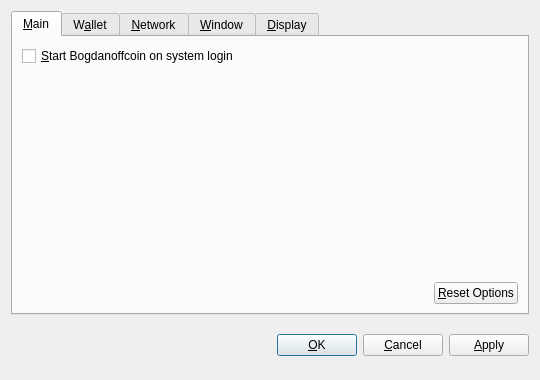
<?xml version="1.0" encoding="UTF-8"?>
<ui version="4.0">
 <class>OptionsDialog</class>
 <widget class="QDialog" name="OptionsDialog">
  <property name="geometry">
   <rect>
    <x>0</x>
    <y>0</y>
    <width>540</width>
    <height>380</height>
   </rect>
  </property>
  <property name="windowTitle">
   <string>Options</string>
  </property>
  <property name="modal">
   <bool>true</bool>
  </property>
  <layout class="QVBoxLayout" name="verticalLayout">
   <item>
    <widget class="QTabWidget" name="tabWidget">
     <property name="tabPosition">
      <enum>QTabWidget::North</enum>
     </property>
     <property name="currentIndex">
      <number>0</number>
     </property>
     <widget class="QWidget" name="tabMain">
      <attribute name="title">
       <string>&amp;Main</string>
      </attribute>
      <layout class="QVBoxLayout" name="verticalLayout_Main">
       <item>
        <widget class="QCheckBox" name="bitcoinAtStartup">
         <property name="toolTip">
          <string>Automatically start Bogdanoffcoin after logging in to the system.</string>
         </property>
         <property name="text">
          <string>&amp;Start Bogdanoffcoin on system login</string>
         </property>
        </widget>
       </item>
       <item>
        <spacer name="verticalSpacer_Main">
         <property name="orientation">
          <enum>Qt::Vertical</enum>
         </property>
         <property name="sizeHint" stdset="0">
          <size>
           <width>20</width>
           <height>40</height>
          </size>
         </property>
        </spacer>
       </item>
       <item>
        <layout class="QHBoxLayout" name="horizontalLayout_2_Main">
         <item>
          <spacer name="horizontalSpacer_2_Main">
           <property name="orientation">
            <enum>Qt::Horizontal</enum>
           </property>
           <property name="sizeHint" stdset="0">
            <size>
             <width>40</width>
             <height>20</height>
            </size>
           </property>
          </spacer>
         </item>
         <item>
          <widget class="QPushButton" name="resetButton">
           <property name="toolTip">
            <string>Reset all client options to default.</string>
           </property>
           <property name="text">
            <string>&amp;Reset Options</string>
           </property>
           <property name="autoDefault">
            <bool>false</bool>
           </property>
          </widget>
         </item>
        </layout>
       </item>
      </layout>
     </widget>
     <widget class="QWidget" name="tabWallet">
      <attribute name="title">
       <string>W&amp;allet</string>
      </attribute>
      <layout class="QVBoxLayout" name="verticalLayout_Network">
       <item>
        <widget class="QLabel" name="transactionFeeInfoLabel">
         <property name="text">
          <string>Optional transaction fee per kB that helps make sure your transactions are processed quickly. Most transactions are 1 kB.</string>
         </property>
         <property name="textFormat">
          <enum>Qt::PlainText</enum>
         </property>
         <property name="wordWrap">
          <bool>true</bool>
         </property>
        </widget>
       </item>
       <item>
        <layout class="QHBoxLayout" name="horizontalLayout_1_Main">
         <item>
          <widget class="QLabel" name="transactionFeeLabel">
           <property name="text">
            <string>Pay transaction &amp;fee</string>
           </property>
           <property name="textFormat">
            <enum>Qt::PlainText</enum>
           </property>
           <property name="buddy">
            <cstring>transactionFee</cstring>
           </property>
          </widget>
         </item>
         <item>
          <widget class="BitcoinAmountField" name="transactionFee"/>
         </item>
         <item>
          <spacer name="horizontalSpacer_1_Main">
           <property name="orientation">
            <enum>Qt::Horizontal</enum>
           </property>
           <property name="sizeHint" stdset="0">
            <size>
             <width>40</width>
             <height>20</height>
            </size>
           </property>
          </spacer>
         </item>
        </layout>
       </item>
       <item>
        <widget class="QLabel" name="label">
         <property name="text">
          <string>If you disable the spending of unconfirmed change, the change from a transaction cannot be used until that transaction has at least one confirmation. This also affects how your balance is computed.</string>
         </property>
         <property name="wordWrap">
          <bool>true</bool>
         </property>
        </widget>
       </item>
       <item>
        <widget class="QCheckBox" name="spendZeroConfChange">
         <property name="text">
          <string>Spend unconfirmed change  (experts only)</string>
         </property>
        </widget>
       </item>
       <item>
        <spacer name="verticalSpacer">
         <property name="orientation">
          <enum>Qt::Vertical</enum>
         </property>
         <property name="sizeHint" stdset="0">
          <size>
           <width>20</width>
           <height>40</height>
          </size>
         </property>
        </spacer>
       </item>
      </layout>
     </widget>
     <widget class="QWidget" name="tabNetwork">
      <attribute name="title">
       <string>&amp;Network</string>
      </attribute>
      <layout class="QVBoxLayout" name="verticalLayout_Network">
       <item>
        <widget class="QCheckBox" name="mapPortUpnp">
         <property name="toolTip">
          <string>Automatically open the Bogdanoffcoin client port on the router. This only works when your router supports UPnP and it is enabled.</string>
         </property>
         <property name="text">
          <string>Map port using &amp;UPnP</string>
         </property>
        </widget>
       </item>
       <item>
        <widget class="QCheckBox" name="connectSocks">
         <property name="toolTip">
          <string>Connect to the Bogdanoffcoin network through a SOCKS proxy (e.g. when connecting through Tor).</string>
         </property>
         <property name="text">
          <string>&amp;Connect through SOCKS proxy:</string>
         </property>
        </widget>
       </item>
       <item>
        <layout class="QHBoxLayout" name="horizontalLayout_Network">
         <item>
          <widget class="QLabel" name="proxyIpLabel">
           <property name="text">
            <string>Proxy &amp;IP:</string>
           </property>
           <property name="textFormat">
            <enum>Qt::PlainText</enum>
           </property>
           <property name="buddy">
            <cstring>proxyIp</cstring>
           </property>
          </widget>
         </item>
         <item>
          <widget class="QValidatedLineEdit" name="proxyIp">
           <property name="maximumSize">
            <size>
             <width>140</width>
             <height>16777215</height>
            </size>
           </property>
           <property name="toolTip">
            <string>IP address of the proxy (e.g. 127.0.0.1)</string>
           </property>
          </widget>
         </item>
         <item>
          <widget class="QLabel" name="proxyPortLabel">
           <property name="text">
            <string>&amp;Port:</string>
           </property>
           <property name="textFormat">
            <enum>Qt::PlainText</enum>
           </property>
           <property name="buddy">
            <cstring>proxyPort</cstring>
           </property>
          </widget>
         </item>
         <item>
          <widget class="QLineEdit" name="proxyPort">
           <property name="maximumSize">
            <size>
             <width>55</width>
             <height>16777215</height>
            </size>
           </property>
           <property name="toolTip">
            <string>Port of the proxy (e.g. 9050)</string>
           </property>
          </widget>
         </item>
         <item>
          <widget class="QLabel" name="socksVersionLabel">
           <property name="text">
            <string>SOCKS &amp;Version:</string>
           </property>
           <property name="textFormat">
            <enum>Qt::PlainText</enum>
           </property>
           <property name="buddy">
            <cstring>socksVersion</cstring>
           </property>
          </widget>
         </item>
         <item>
          <widget class="QValueComboBox" name="socksVersion">
           <property name="toolTip">
            <string>SOCKS version of the proxy (e.g. 5)</string>
           </property>
          </widget>
         </item>
         <item>
          <spacer name="horizontalSpacer_Network">
           <property name="orientation">
            <enum>Qt::Horizontal</enum>
           </property>
           <property name="sizeHint" stdset="0">
            <size>
             <width>40</width>
             <height>20</height>
            </size>
           </property>
          </spacer>
         </item>
        </layout>
       </item>
       <item>
        <spacer name="verticalSpacer_Network">
         <property name="orientation">
          <enum>Qt::Vertical</enum>
         </property>
         <property name="sizeHint" stdset="0">
          <size>
           <width>20</width>
           <height>40</height>
          </size>
         </property>
        </spacer>
       </item>
      </layout>
     </widget>
     <widget class="QWidget" name="tabWindow">
      <attribute name="title">
       <string>&amp;Window</string>
      </attribute>
      <layout class="QVBoxLayout" name="verticalLayout_Window">
       <item>
        <widget class="QCheckBox" name="minimizeToTray">
         <property name="toolTip">
          <string>Show only a tray icon after minimizing the window.</string>
         </property>
         <property name="text">
          <string>&amp;Minimize to the tray instead of the taskbar</string>
         </property>
        </widget>
       </item>
       <item>
        <widget class="QCheckBox" name="minimizeOnClose">
         <property name="toolTip">
          <string>Minimize instead of exit the application when the window is closed. When this option is enabled, the application will be closed only after selecting Quit in the menu.</string>
         </property>
         <property name="text">
          <string>M&amp;inimize on close</string>
         </property>
        </widget>
       </item>
       <item>
        <spacer name="verticalSpacer_Window">
         <property name="orientation">
          <enum>Qt::Vertical</enum>
         </property>
         <property name="sizeHint" stdset="0">
          <size>
           <width>20</width>
           <height>40</height>
          </size>
         </property>
        </spacer>
       </item>
      </layout>
     </widget>
     <widget class="QWidget" name="tabDisplay">
      <attribute name="title">
       <string>&amp;Display</string>
      </attribute>
      <layout class="QVBoxLayout" name="verticalLayout_Display">
       <item>
        <layout class="QHBoxLayout" name="horizontalLayout_1_Display">
         <item>
          <widget class="QLabel" name="langLabel">
           <property name="text">
            <string>User Interface &amp;language:</string>
           </property>
           <property name="textFormat">
            <enum>Qt::PlainText</enum>
           </property>
           <property name="buddy">
            <cstring>lang</cstring>
           </property>
          </widget>
         </item>
         <item>
          <widget class="QValueComboBox" name="lang">
           <property name="toolTip">
            <string>The user interface language can be set here. This setting will take effect after restarting Bogdanoffcoin.</string>
           </property>
          </widget>
         </item>
        </layout>
       </item>
       <item>
        <layout class="QHBoxLayout" name="horizontalLayout_2_Display">
         <item>
          <widget class="QLabel" name="unitLabel">
           <property name="text">
            <string>&amp;Unit to show amounts in:</string>
           </property>
           <property name="textFormat">
            <enum>Qt::PlainText</enum>
           </property>
           <property name="buddy">
            <cstring>unit</cstring>
           </property>
          </widget>
         </item>
         <item>
          <widget class="QValueComboBox" name="unit">
           <property name="toolTip">
            <string>Choose the default subdivision unit to show in the interface and when sending coins.</string>
           </property>
          </widget>
         </item>
        </layout>
       </item>
       <item>
        <widget class="QCheckBox" name="displayAddresses">
         <property name="toolTip">
          <string>Whether to show Bogdanoffcoin addresses in the transaction list or not.</string>
         </property>
         <property name="text">
          <string>&amp;Display addresses in transaction list</string>
         </property>
        </widget>
       </item>
       <item>
        <widget class="QCheckBox" name="coinControlFeatures">
         <property name="toolTip">
          <string>Whether to show coin control features or not.</string>
         </property>
         <property name="text">
          <string>Display coin &amp;control features (experts only!)</string>
         </property>
        </widget>
       </item>
       <item>
        <spacer name="verticalSpacer_Display">
         <property name="orientation">
          <enum>Qt::Vertical</enum>
         </property>
         <property name="sizeHint" stdset="0">
          <size>
           <width>20</width>
           <height>40</height>
          </size>
         </property>
        </spacer>
       </item>
      </layout>
     </widget>
    </widget>
   </item>
   <item>
    <layout class="QHBoxLayout" name="horizontalLayout_Buttons">
     <item>
      <spacer name="horizontalSpacer_1">
       <property name="orientation">
        <enum>Qt::Horizontal</enum>
       </property>
       <property name="sizeHint" stdset="0">
        <size>
         <width>40</width>
         <height>48</height>
        </size>
       </property>
      </spacer>
     </item>
     <item>
      <widget class="QLabel" name="statusLabel">
       <property name="font">
        <font>
         <weight>75</weight>
         <bold>true</bold>
        </font>
       </property>
       <property name="text">
        <string/>
       </property>
       <property name="textFormat">
        <enum>Qt::PlainText</enum>
       </property>
       <property name="wordWrap">
        <bool>true</bool>
       </property>
      </widget>
     </item>
     <item>
      <spacer name="horizontalSpacer_2">
       <property name="orientation">
        <enum>Qt::Horizontal</enum>
       </property>
       <property name="sizeHint" stdset="0">
        <size>
         <width>40</width>
         <height>48</height>
        </size>
       </property>
      </spacer>
     </item>
     <item>
      <widget class="QPushButton" name="okButton">
       <property name="text">
        <string>&amp;OK</string>
       </property>
      </widget>
     </item>
     <item>
      <widget class="QPushButton" name="cancelButton">
       <property name="text">
        <string>&amp;Cancel</string>
       </property>
       <property name="autoDefault">
        <bool>false</bool>
       </property>
      </widget>
     </item>
     <item>
      <widget class="QPushButton" name="applyButton">
       <property name="text">
        <string>&amp;Apply</string>
       </property>
       <property name="autoDefault">
        <bool>false</bool>
       </property>
      </widget>
     </item>
    </layout>
   </item>
  </layout>
 </widget>
 <customwidgets>
  <customwidget>
   <class>BitcoinAmountField</class>
   <extends>QSpinBox</extends>
   <header>bitcoinamountfield.h</header>
  </customwidget>
  <customwidget>
   <class>QValueComboBox</class>
   <extends>QComboBox</extends>
   <header>qvaluecombobox.h</header>
  </customwidget>
  <customwidget>
   <class>QValidatedLineEdit</class>
   <extends>QLineEdit</extends>
   <header>qvalidatedlineedit.h</header>
  </customwidget>
 </customwidgets>
 <resources/>
 <connections/>
</ui>
